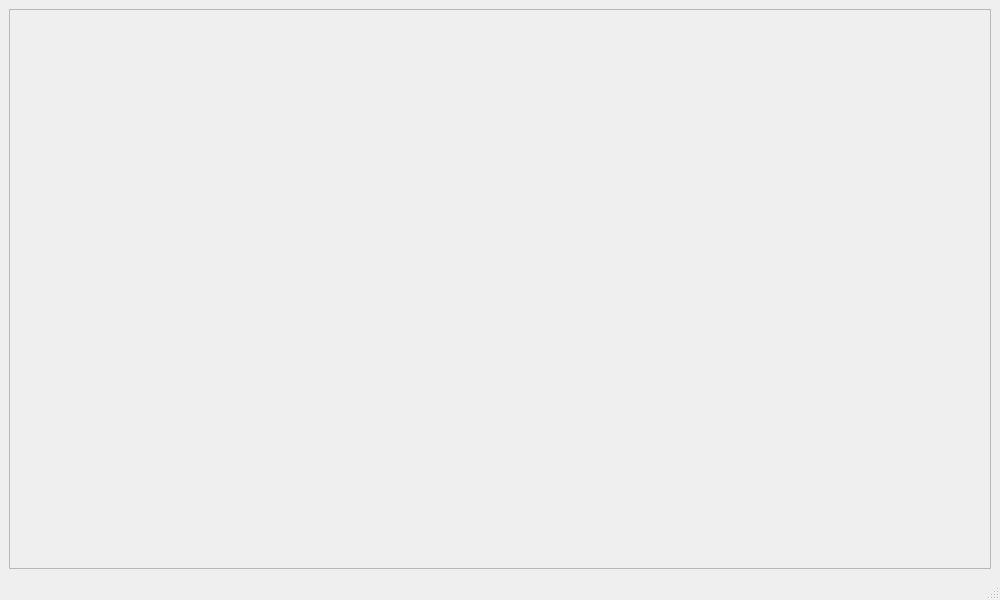
<?xml version="1.0" encoding="UTF-8"?>
<ui version="4.0">
 <class>MainWindow</class>
 <widget class="QMainWindow" name="MainWindow">
  <property name="geometry">
   <rect>
    <x>0</x>
    <y>0</y>
    <width>1000</width>
    <height>600</height>
   </rect>
  </property>
  <property name="minimumSize">
   <size>
    <width>1000</width>
    <height>0</height>
   </size>
  </property>
  <property name="windowTitle">
   <string>MainWindow</string>
  </property>
  <widget class="QWidget" name="centralwidget">
   <layout class="QVBoxLayout" name="verticalLayout">
    <item>
     <widget class="QFrame" name="frame">
      <property name="frameShape">
       <enum>QFrame::StyledPanel</enum>
      </property>
      <property name="frameShadow">
       <enum>QFrame::Raised</enum>
      </property>
      <layout class="QVBoxLayout" name="verticalLayout_2"/>
     </widget>
    </item>
   </layout>
  </widget>
  <widget class="QMenuBar" name="menubar">
   <property name="geometry">
    <rect>
     <x>0</x>
     <y>0</y>
     <width>1000</width>
     <height>21</height>
    </rect>
   </property>
  </widget>
  <widget class="QStatusBar" name="statusbar"/>
 </widget>
 <resources/>
 <connections/>
</ui>
